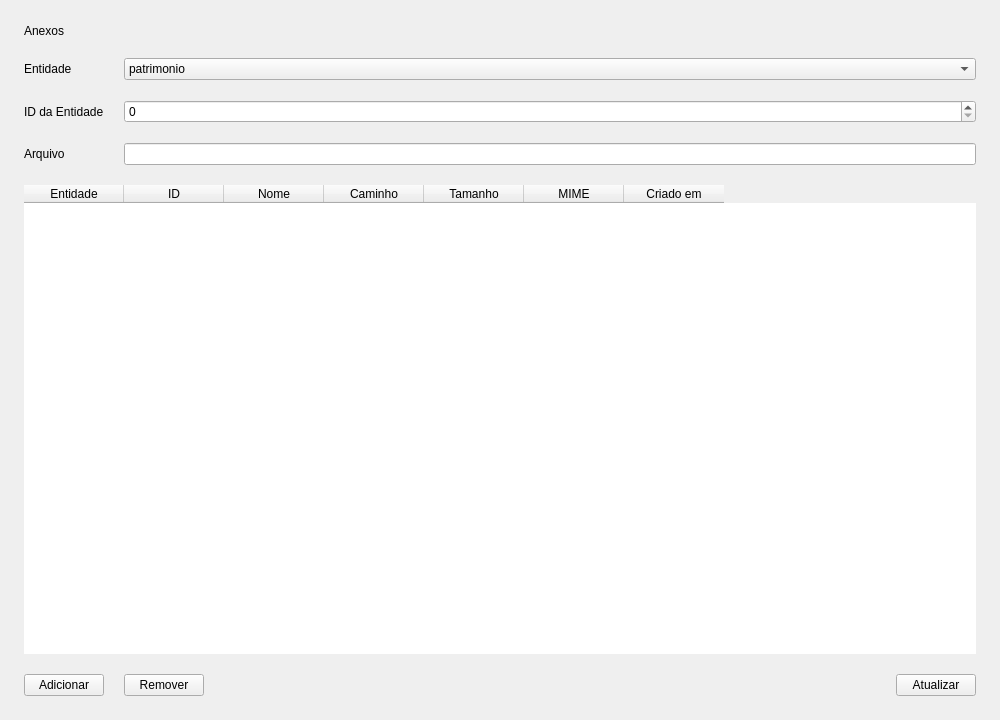
<?xml version='1.0' encoding='UTF-8'?>
<ui version="4.0">
  <class>AnexosWindow</class>
  <widget class="QWidget" name="AnexosWindow">
    <property name="geometry">
      <rect>
        <x>0</x>
        <y>0</y>
        <width>1000</width>
        <height>720</height>
      </rect>
    </property>
    <property name="windowTitle">
      <string>Anexos</string>
    </property>
    <layout class="QVBoxLayout" name="verticalLayout">
      <property name="spacing">
        <number>20</number>
      </property>
      <property name="leftMargin">
        <number>24</number>
      </property>
      <property name="topMargin">
        <number>24</number>
      </property>
      <property name="rightMargin">
        <number>24</number>
      </property>
      <property name="bottomMargin">
        <number>24</number>
      </property>
      <item>
        <widget class="QLabel" name="lbl_title">
          <property name="text">
            <string>Anexos</string>
          </property>
          <property name="alignment">
            <set>Qt::AlignmentFlag::AlignLeft | Qt::AlignmentFlag::AlignVCenter</set>
          </property>
        </widget>
      </item>
      <item>
        <layout class="QFormLayout" name="form">
          <property name="fieldGrowthPolicy">
            <enum>QFormLayout::FieldGrowthPolicy::AllNonFixedFieldsGrow</enum>
          </property>
          <item row="0" column="0">
            <widget class="QLabel" name="lblEnt">
              <property name="text">
                <string>Entidade</string>
              </property>
            </widget>
          </item>
          <item row="0" column="1">
            <widget class="QComboBox" name="cb_entidade">
              <item>
                <property name="text">
                  <string>patrimonio</string>
                </property>
              </item>
              <item>
                <property name="text">
                  <string>manutencao</string>
                </property>
              </item>
              <item>
                <property name="text">
                  <string>nota_fiscal</string>
                </property>
              </item>
            </widget>
          </item>
          <item row="1" column="0">
            <widget class="QLabel" name="lblEntId">
              <property name="text">
                <string>ID da Entidade</string>
              </property>
            </widget>
          </item>
          <item row="1" column="1">
            <widget class="QSpinBox" name="sb_entidade_id">
              <property name="maximum">
                <number>999999999</number>
              </property>
            </widget>
          </item>
          <item row="2" column="0">
            <widget class="QLabel" name="lblArq">
              <property name="text">
                <string>Arquivo</string>
              </property>
            </widget>
          </item>
          <item row="2" column="1">
            <widget class="QLineEdit" name="le_arquivo" />
          </item>
        </layout>
      </item>
      <item>
        <widget class="QTableWidget" name="tbl_anexos">
          <property name="frameShape">
            <enum>QFrame::Shape::NoFrame</enum>
          </property>
          <property name="frameShadow">
            <enum>QFrame::Shadow::Sunken</enum>
          </property>
          <property name="editTriggers">
            <set>QAbstractItemView::EditTrigger::NoEditTriggers</set>
          </property>
          <property name="selectionBehavior">
            <enum>QAbstractItemView::SelectionBehavior::SelectRows</enum>
          </property>
          <property name="gridStyle">
            <enum>Qt::PenStyle::NoPen</enum>
          </property>
          <property name="rowCount">
            <number>0</number>
          </property>
          <property name="columnCount">
            <number>7</number>
          </property>
          <column>
            <property name="text">
              <string>Entidade</string>
            </property>
          </column>
          <column>
            <property name="text">
              <string>ID</string>
            </property>
          </column>
          <column>
            <property name="text">
              <string>Nome</string>
            </property>
          </column>
          <column>
            <property name="text">
              <string>Caminho</string>
            </property>
          </column>
          <column>
            <property name="text">
              <string>Tamanho</string>
            </property>
          </column>
          <column>
            <property name="text">
              <string>MIME</string>
            </property>
          </column>
          <column>
            <property name="text">
              <string>Criado em</string>
            </property>
          </column>
        </widget>
      </item>
      <item>
        <layout class="QHBoxLayout" name="actions">
          <item>
            <widget class="QPushButton" name="btn_add">
              <property name="text">
                <string>Adicionar</string>
              </property>
            </widget>
          </item>
          <item>
            <widget class="QPushButton" name="btn_remover">
              <property name="text">
                <string>Remover</string>
              </property>
            </widget>
          </item>
          <item>
            <spacer name="hspacer">
              <property name="orientation">
                <enum>Qt::Orientation::Horizontal</enum>
              </property>
              <property name="sizeHint" stdset="0">
                <size>
                  <width>40</width>
                  <height>20</height>
                </size>
              </property>
            </spacer>
          </item>
          <item>
            <widget class="QPushButton" name="btn_atualizar">
              <property name="text">
                <string>Atualizar</string>
              </property>
            </widget>
          </item>
        </layout>
      </item>
    </layout>
  </widget>
  <resources />
  <connections />
</ui>
